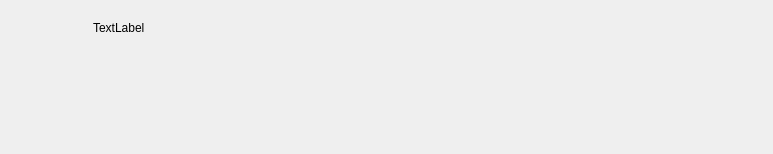
<?xml version="1.0" encoding="UTF-8"?>
<ui version="4.0">
 <class>TaskDeclPanel</class>
 <widget class="QWidget" name="TaskDeclPanel">
  <property name="geometry">
   <rect>
    <x>0</x>
    <y>0</y>
    <width>773</width>
    <height>154</height>
   </rect>
  </property>
  <property name="contextMenuPolicy">
   <enum>Qt::NoContextMenu</enum>
  </property>
  <property name="windowTitle">
   <string/>
  </property>
  <layout class="QVBoxLayout" name="verticalLayout">
   <item>
    <layout class="QHBoxLayout" name="horizontalLayout_2">
     <property name="spacing">
      <number>2</number>
     </property>
     <item>
      <widget class="QPushButton" name="saveButton">
       <property name="sizePolicy">
        <sizepolicy hsizetype="Fixed" vsizetype="Fixed">
         <horstretch>0</horstretch>
         <verstretch>0</verstretch>
        </sizepolicy>
       </property>
       <property name="minimumSize">
        <size>
         <width>34</width>
         <height>34</height>
        </size>
       </property>
       <property name="maximumSize">
        <size>
         <width>34</width>
         <height>34</height>
        </size>
       </property>
       <property name="text">
        <string/>
       </property>
       <property name="icon">
        <iconset>
         <normalon>:/taskdeclpanel/icons/save_icon_01.png</normalon>
        </iconset>
       </property>
       <property name="iconSize">
        <size>
         <width>32</width>
         <height>32</height>
        </size>
       </property>
       <property name="default">
        <bool>false</bool>
       </property>
       <property name="flat">
        <bool>true</bool>
       </property>
      </widget>
     </item>
     <item>
      <widget class="QPushButton" name="uploadButton">
       <property name="sizePolicy">
        <sizepolicy hsizetype="Fixed" vsizetype="Fixed">
         <horstretch>0</horstretch>
         <verstretch>0</verstretch>
        </sizepolicy>
       </property>
       <property name="minimumSize">
        <size>
         <width>34</width>
         <height>34</height>
        </size>
       </property>
       <property name="maximumSize">
        <size>
         <width>34</width>
         <height>34</height>
        </size>
       </property>
       <property name="text">
        <string/>
       </property>
       <property name="icon">
        <iconset>
         <normalon>:/taskdeclpanel/icons/logger_upload_icon_01.png</normalon>
        </iconset>
       </property>
       <property name="iconSize">
        <size>
         <width>32</width>
         <height>32</height>
        </size>
       </property>
       <property name="flat">
        <bool>true</bool>
       </property>
      </widget>
     </item>
     <item>
      <spacer name="horizontalSpacer_4">
       <property name="orientation">
        <enum>Qt::Horizontal</enum>
       </property>
       <property name="sizeType">
        <enum>QSizePolicy::Fixed</enum>
       </property>
       <property name="sizeHint" stdset="0">
        <size>
         <width>10</width>
         <height>0</height>
        </size>
       </property>
      </spacer>
     </item>
     <item>
      <widget class="QLabel" name="taskSummaryLabel">
       <property name="text">
        <string>TextLabel </string>
       </property>
      </widget>
     </item>
     <item>
      <spacer name="horizontalSpacer">
       <property name="orientation">
        <enum>Qt::Horizontal</enum>
       </property>
       <property name="sizeHint" stdset="0">
        <size>
         <width>40</width>
         <height>20</height>
        </size>
       </property>
      </spacer>
     </item>
    </layout>
   </item>
   <item>
    <widget class="QScrollArea" name="scrollArea">
     <property name="frameShape">
      <enum>QFrame::NoFrame</enum>
     </property>
     <property name="verticalScrollBarPolicy">
      <enum>Qt::ScrollBarAlwaysOff</enum>
     </property>
     <property name="horizontalScrollBarPolicy">
      <enum>Qt::ScrollBarAsNeeded</enum>
     </property>
     <property name="widgetResizable">
      <bool>true</bool>
     </property>
     <widget class="QWidget" name="scrollAreaWidgetContents">
      <property name="geometry">
       <rect>
        <x>0</x>
        <y>0</y>
        <width>755</width>
        <height>94</height>
       </rect>
      </property>
      <layout class="QVBoxLayout" name="verticalLayout_3">
       <item>
        <widget class="QWidget" name="widget" native="true">
         <property name="minimumSize">
          <size>
           <width>0</width>
           <height>32</height>
          </size>
         </property>
        </widget>
       </item>
       <item>
        <layout class="QHBoxLayout" name="taskButtonsLayout">
         <item>
          <spacer name="horizontalSpacer_2">
           <property name="orientation">
            <enum>Qt::Horizontal</enum>
           </property>
           <property name="sizeHint" stdset="0">
            <size>
             <width>40</width>
             <height>20</height>
            </size>
           </property>
          </spacer>
         </item>
         <item>
          <spacer name="horizontalSpacer_3">
           <property name="orientation">
            <enum>Qt::Horizontal</enum>
           </property>
           <property name="sizeHint" stdset="0">
            <size>
             <width>40</width>
             <height>20</height>
            </size>
           </property>
          </spacer>
         </item>
        </layout>
       </item>
       <item>
        <spacer name="verticalSpacer_2">
         <property name="orientation">
          <enum>Qt::Vertical</enum>
         </property>
         <property name="sizeHint" stdset="0">
          <size>
           <width>40</width>
           <height>40</height>
          </size>
         </property>
        </spacer>
       </item>
      </layout>
     </widget>
    </widget>
   </item>
  </layout>
 </widget>
 <resources>
  <include location="taskdeclpanel.qrc"/>
 </resources>
 <connections/>
</ui>
